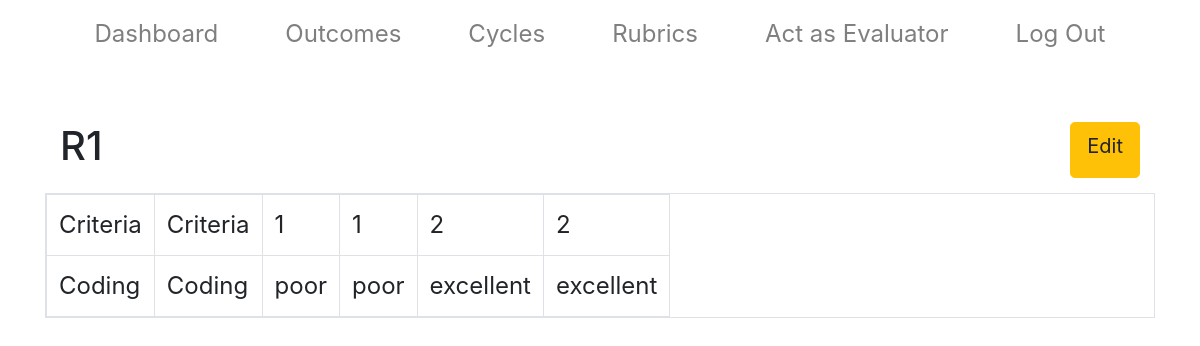
The app's page /rubric_render/1 with its own data.
### main/models.py (models this page shows, shortened)
class Rubric(models.Model):
    title = models.CharField(max_length=200, blank=True, default="Untitled")
    isWeighted = models.BooleanField(null=True, default=False)
    max_row = models.PositiveIntegerField(null=True)
    max_col = models.PositiveIntegerField(null=True)
    created_by = models.CharField(max_length=200)
    assigned_to = models.ManyToManyField(Evaluator)
    def __str__(self):
        return self.title

class Category(models.Model):
    categoryTitle = models.CharField(max_length=200)
    index_x = models.PositiveIntegerField(null=True)
    index_y = models.PositiveIntegerField(null=True)
    rubric = models.ForeignKey(Rubric, null=True, on_delete = models.CASCADE)

### main/views.py (the view)
# urls.py: path('rubric_render/<int:rubric_id>', views.rubric_render, name = 'rubric_render'),
def rubric_render(request, rubric_id):
    rubrics = Rubric.objects.filter(id=rubric_id)[0]
    categories = Category.objects.all()
    context = {'rubric': rubrics, 'categories':categories, 'row_num' : range(rubrics.max_row), 'row_col':range(rubrics.max_col)}
    return render(request, 'main/rubric_render_admin.html',context)

### main/templates/main/rubric_render_admin.html
{% extends  'base.html' %}
{%load static%}
{% block body_block %}
<div class  = "container-fluid" id = "main_content">
  <div class = "container" >
    <div class = "d-flex justify-content-between" style = "margin-top: 15px;padding:15px;">
    		<h1> {{rubric.title}} </h1>
        <a href="" class = "btn btn-warning btn-lg">Edit</a>
    </div>
    <table class = "table table-bordered table-responsive">
        {% for x in row_num%}
          <tr>
          {% for y in row_col %}
            {% for category in categories %}
              {%if category.rubric == rubric %}
                {% if category.index_x == x and category.index_y == y %}
                  <td> {{category.categoryTitle}} </td>
                {%endif%}
              {%endif%}
            {%endfor%}
          {% endfor %}
          </tr>
        {% endfor %}
  </div>
</div>
{%endblock%}

### main/static/css/landing.css (style rules this page uses)
body { height: 100vh; }
td { font-size: 1.5rem; }

### records on screen
Rubric: title "R1"
Category: categoryTitle "Criteria"
Category: categoryTitle "Criteria"
Category: categoryTitle "1"
Category: categoryTitle "1"
Category: categoryTitle "2"
Category: categoryTitle "2"
Category: categoryTitle "Coding"
Category: categoryTitle "Coding"
Category: categoryTitle "poor"
Category: categoryTitle "poor"
Category: categoryTitle "excellent"
Category: categoryTitle "excellent"
